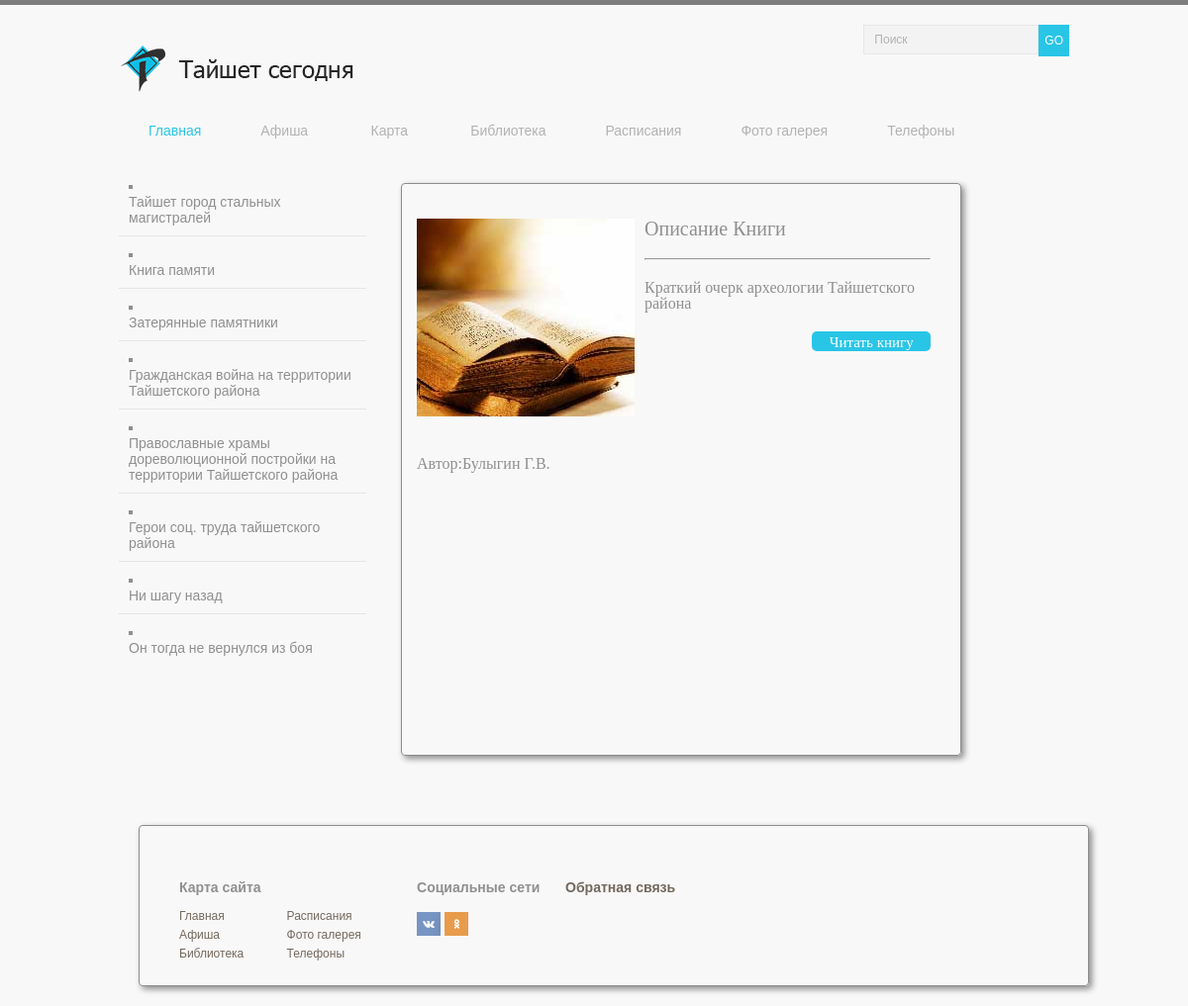
/Arkheologiya_Tayshetskogo_rayona.php, run on an earlier commit of the app's database.
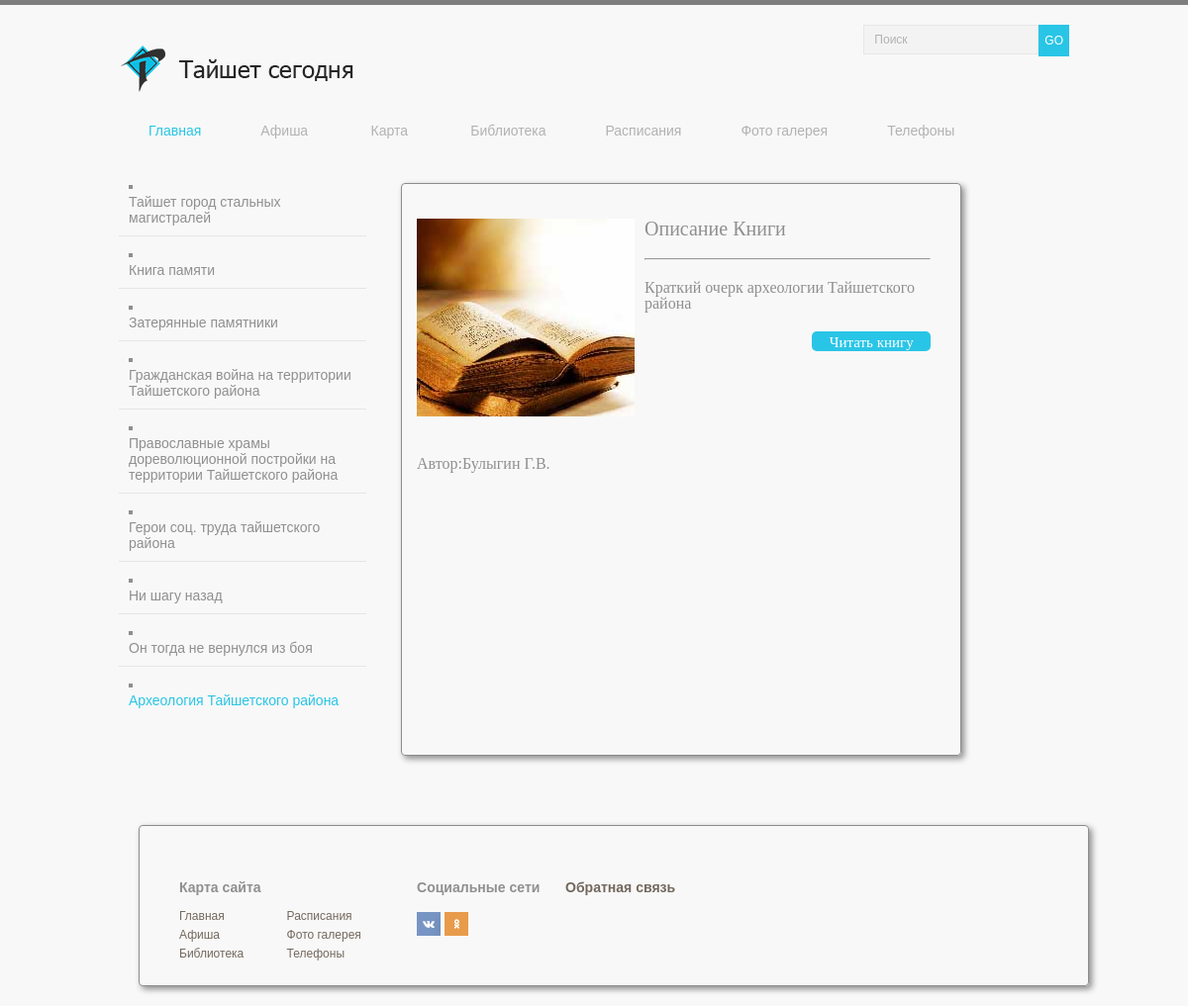
And on a later commit of the database.
### tables this page shows
CREATE TABLE menu (id INTEGER PRIMARY KEY, tipe TEXT, link TEXT, name TEXT);

### library/leftMenuLibrary.php (the view)
<aside>
<nav>
<ul class="aside-menu">
<?php
    $db = new PDO("sqlite:admin/post3.db");
  	$res = $db->query("SELECT * FROM menu WHERE tipe = 'библиотека';");
	foreach ($res as $array) {
		$block_link = $array['link'];
		$block_name = $array['name'];
		 echo("<li>");
		 echo("<a href=".$block_link.">".$block_name."</a>");
		 echo("</li>");
		 }
	?>
</ul>
</nav>
</aside>

What changed in the data, as far as the page shows it:
added menu: name "Археология Тайшетского района"
